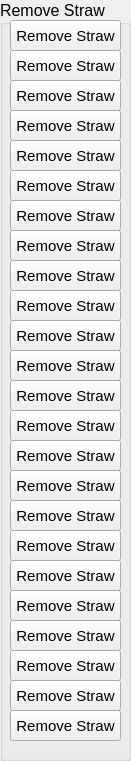
  <widget class="QGroupBox" name="groupBox_4">
   <property name="geometry">
    <rect>
     <x>340</x>
     <y>80</y>
     <width>131</width>
     <height>761</height>
    </rect>
   </property>
   <property name="font">
    <font>
     <pointsize>12</pointsize>
    </font>
   </property>
   <property name="title">
    <string>Remove Straw</string>
   </property>
   <widget class="QPushButton" name="remove_1">
    <property name="geometry">
     <rect>
      <x>10</x>
      <y>20</y>
      <width>111</width>
      <height>31</height>
     </rect>
    </property>
    <property name="font">
     <font>
      <pointsize>11</pointsize>
     </font>
    </property>
    <property name="text">
     <string>Remove Straw</string>
    </property>
    <attribute name="buttonGroup">
     <string notr="true">removeButtons</string>
    </attribute>
   </widget>
   <widget class="QPushButton" name="remove_2">
    <property name="geometry">
     <rect>
      <x>10</x>
      <y>50</y>
      <width>111</width>
      <height>31</height>
     </rect>
    </property>
    <property name="font">
     <font>
      <pointsize>11</pointsize>
     </font>
    </property>
    <property name="text">
     <string>Remove Straw</string>
    </property>
    <attribute name="buttonGroup">
     <string notr="true">removeButtons</string>
    </attribute>
   </widget>
   <widget class="QPushButton" name="remove_3">
    <property name="geometry">
     <rect>
      <x>10</x>
      <y>80</y>
      <width>111</width>
      <height>31</height>
     </rect>
    </property>
    <property name="font">
     <font>
      <pointsize>11</pointsize>
     </font>
    </property>
    <property name="text">
     <string>Remove Straw</string>
    </property>
    <attribute name="buttonGroup">
     <string notr="true">removeButtons</string>
    </attribute>
   </widget>
   <widget class="QPushButton" name="remove_4">
    <property name="geometry">
     <rect>
      <x>10</x>
      <y>110</y>
      <width>111</width>
      <height>31</height>
     </rect>
    </property>
    <property name="font">
     <font>
      <pointsize>11</pointsize>
     </font>
    </property>
    <property name="text">
     <string>Remove Straw</string>
    </property>
    <attribute name="buttonGroup">
     <string notr="true">removeButtons</string>
    </attribute>
   </widget>
   <widget class="QPushButton" name="remove_5">
    <property name="geometry">
     <rect>
      <x>10</x>
      <y>140</y>
      <width>111</width>
      <height>31</height>
     </rect>
    </property>
    <property name="font">
     <font>
      <pointsize>11</pointsize>
     </font>
    </property>
    <property name="text">
     <string>Remove Straw</string>
    </property>
    <attribute name="buttonGroup">
     <string notr="true">removeButtons</string>
    </attribute>
   </widget>
   <widget class="QPushButton" name="remove_6">
    <property name="geometry">
     <rect>
      <x>10</x>
      <y>170</y>
      <width>111</width>
      <height>31</height>
     </rect>
    </property>
    <property name="font">
     <font>
      <pointsize>11</pointsize>
     </font>
    </property>
    <property name="text">
     <string>Remove Straw</string>
    </property>
    <attribute name="buttonGroup">
     <string notr="true">removeButtons</string>
    </attribute>
   </widget>
   <widget class="QPushButton" name="remove_7">
    <property name="geometry">
     <rect>
      <x>10</x>
      <y>200</y>
      <width>111</width>
      <height>31</height>
     </rect>
    </property>
    <property name="font">
     <font>
      <pointsize>11</pointsize>
     </font>
    </property>
    <property name="text">
     <string>Remove Straw</string>
    </property>
    <attribute name="buttonGroup">
     <string notr="true">removeButtons</string>
    </attribute>
   </widget>
   <widget class="QPushButton" name="remove_8">
    <property name="geometry">
     <rect>
      <x>10</x>
      <y>230</y>
      <width>111</width>
      <height>31</height>
     </rect>
    </property>
    <property name="font">
     <font>
      <pointsize>11</pointsize>
     </font>
    </property>
    <property name="text">
     <string>Remove Straw</string>
    </property>
    <attribute name="buttonGroup">
     <string notr="true">removeButtons</string>
    </attribute>
   </widget>
   <widget class="QPushButton" name="remove_9">
    <property name="geometry">
     <rect>
      <x>10</x>
      <y>260</y>
      <width>111</width>
      <height>31</height>
     </rect>
    </property>
    <property name="font">
     <font>
      <pointsize>11</pointsize>
     </font>
    </property>
    <property name="text">
     <string>Remove Straw</string>
    </property>
    <attribute name="buttonGroup">
     <string notr="true">removeButtons</string>
    </attribute>
   </widget>
   <widget class="QPushButton" name="remove_10">
    <property name="geometry">
     <rect>
      <x>10</x>
      <y>290</y>
      <width>111</width>
      <height>31</height>
     </rect>
    </property>
    <property name="font">
     <font>
      <pointsize>11</pointsize>
     </font>
    </property>
    <property name="text">
     <string>Remove Straw</string>
    </property>
    <attribute name="buttonGroup">
     <string notr="true">removeButtons</string>
    </attribute>
   </widget>
   <widget class="QPushButton" name="remove_11">
    <property name="geometry">
     <rect>
      <x>10</x>
      <y>320</y>
      <width>111</width>
      <height>31</height>
     </rect>
    </property>
    <property name="font">
     <font>
      <pointsize>11</pointsize>
     </font>
    </property>
    <property name="text">
     <string>Remove Straw</string>
    </property>
    <attribute name="buttonGroup">
     <string notr="true">removeButtons</string>
    </attribute>
   </widget>
   <widget class="QPushButton" name="remove_12">
    <property name="geometry">
     <rect>
      <x>10</x>
      <y>350</y>
      <width>111</width>
      <height>31</height>
     </rect>
    </property>
    <property name="font">
     <font>
      <pointsize>11</pointsize>
     </font>
    </property>
    <property name="text">
     <string>Remove Straw</string>
    </property>
    <attribute name="buttonGroup">
     <string notr="true">removeButtons</string>
    </attribute>
   </widget>
   <widget class="QPushButton" name="remove_13">
    <property name="geometry">
     <rect>
      <x>10</x>
      <y>380</y>
      <width>111</width>
      <height>31</height>
     </rect>
    </property>
    <property name="font">
     <font>
      <pointsize>11</pointsize>
     </font>
    </property>
    <property name="text">
     <string>Remove Straw</string>
    </property>
    <attribute name="buttonGroup">
     <string notr="true">removeButtons</string>
    </attribute>
   </widget>
   <widget class="QPushButton" name="remove_14">
    <property name="geometry">
     <rect>
      <x>10</x>
      <y>410</y>
      <width>111</width>
      <height>31</height>
     </rect>
    </property>
    <property name="font">
     <font>
      <pointsize>11</pointsize>
     </font>
    </property>
    <property name="text">
     <string>Remove Straw</string>
    </property>
    <attribute name="buttonGroup">
     <string notr="true">removeButtons</string>
    </attribute>
   </widget>
   <widget class="QPushButton" name="remove_15">
    <property name="geometry">
     <rect>
      <x>10</x>
      <y>440</y>
      <width>111</width>
      <height>31</height>
     </rect>
    </property>
    <property name="font">
     <font>
      <pointsize>11</pointsize>
     </font>
    </property>
    <property name="text">
     <string>Remove Straw</string>
    </property>
    <attribute name="buttonGroup">
     <string notr="true">removeButtons</string>
    </attribute>
   </widget>
   <widget class="QPushButton" name="remove_16">
    <property name="geometry">
     <rect>
      <x>10</x>
      <y>470</y>
      <width>111</width>
      <height>31</height>
     </rect>
    </property>
    <property name="font">
     <font>
      <pointsize>11</pointsize>
     </font>
    </property>
    <property name="text">
     <string>Remove Straw</string>
    </property>
    <attribute name="buttonGroup">
     <string notr="true">removeButtons</string>
    </attribute>
   </widget>
   <widget class="QPushButton" name="remove_17">
    <property name="geometry">
     <rect>
      <x>10</x>
      <y>500</y>
      <width>111</width>
      <height>31</height>
     </rect>
    </property>
    <property name="font">
     <font>
      <pointsize>11</pointsize>
     </font>
    </property>
    <property name="text">
     <string>Remove Straw</string>
    </property>
    <attribute name="buttonGroup">
     <string notr="true">removeButtons</string>
    </attribute>
   </widget>
   <widget class="QPushButton" name="remove_18">
    <property name="geometry">
     <rect>
      <x>10</x>
      <y>530</y>
      <width>111</width>
      <height>31</height>
     </rect>
    </property>
    <property name="font">
     <font>
      <pointsize>11</pointsize>
     </font>
    </property>
    <property name="text">
     <string>Remove Straw</string>
    </property>
    <attribute name="buttonGroup">
     <string notr="true">removeButtons</string>
    </attribute>
   </widget>
   <widget class="QPushButton" name="remove_19">
    <property name="geometry">
     <rect>
      <x>10</x>
      <y>560</y>
      <width>111</width>
      <height>31</height>
     </rect>
    </property>
    <property name="font">
     <font>
      <pointsize>11</pointsize>
     </font>
    </property>
    <property name="text">
     <string>Remove Straw</string>
    </property>
    <attribute name="buttonGroup">
     <string notr="true">removeButtons</string>
    </attribute>
   </widget>
   <widget class="QPushButton" name="remove_20">
    <property name="geometry">
     <rect>
      <x>10</x>
      <y>590</y>
      <width>111</width>
      <height>31</height>
     </rect>
    </property>
    <property name="font">
     <font>
      <pointsize>11</pointsize>
     </font>
    </property>
    <property name="text">
     <string>Remove Straw</string>
    </property>
    <attribute name="buttonGroup">
     <string notr="true">removeButtons</string>
    </attribute>
   </widget>
   <widget class="QPushButton" name="remove_21">
    <property name="geometry">
     <rect>
      <x>10</x>
      <y>620</y>
      <width>111</width>
      <height>31</height>
     </rect>
    </property>
    <property name="font">
     <font>
      <pointsize>11</pointsize>
     </font>
    </property>
    <property name="text">
     <string>Remove Straw</string>
    </property>
    <attribute name="buttonGroup">
     <string notr="true">removeButtons</string>
    </attribute>
   </widget>
   <widget class="QPushButton" name="remove_22">
    <property name="geometry">
     <rect>
      <x>10</x>
      <y>650</y>
      <width>111</width>
      <height>31</height>
     </rect>
    </property>
    <property name="font">
     <font>
      <pointsize>11</pointsize>
     </font>
    </property>
    <property name="text">
     <string>Remove Straw</string>
    </property>
    <attribute name="buttonGroup">
     <string notr="true">removeButtons</string>
    </attribute>
   </widget>
   <widget class="QPushButton" name="remove_23">
    <property name="geometry">
     <rect>
      <x>10</x>
      <y>680</y>
      <width>111</width>
      <height>31</height>
     </rect>
    </property>
    <property name="font">
     <font>
      <pointsize>11</pointsize>
     </font>
    </property>
    <property name="text">
     <string>Remove Straw</string>
    </property>
    <attribute name="buttonGroup">
     <string notr="true">removeButtons</string>
    </attribute>
   </widget>
   <widget class="QPushButton" name="remove_24">
    <property name="geometry">
     <rect>
      <x>10</x>
      <y>710</y>
      <width>111</width>
      <height>31</height>
     </rect>
    </property>
    <property name="font">
     <font>
      <pointsize>11</pointsize>
     </font>
    </property>
    <property name="text">
     <string>Remove Straw</string>
    </property>
    <attribute name="buttonGroup">
     <string notr="true">removeButtons</string>
    </attribute>
   </widget>
  </widget>
